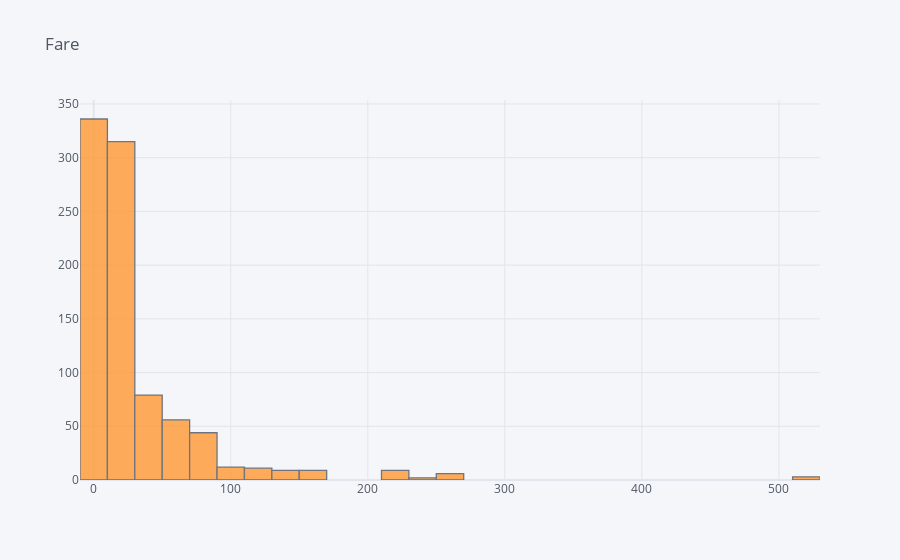

Notebook cell for this chart:
### Code cell
# with cufflinks
import cufflinks as cf
cf.go_offline()

df.Fare.iplot(kind='hist', bins=30, mode='overlay', title='Fare')

### Figure 1 — Plotly figure (JSON) as saved in the notebook; plotly's stock layout.template omitted (floating-point values rounded to 4 significant figures; data arrays with more than 128 entries replaced by an {"elided": "..."} marker saying what was removed)
{"data": [{"histfunc": "count", "histnorm": "", "marker": {"color": "rgba(255, 153, 51, 1.0)", "line": {"color": "#4D5663", "width": 1.3}}, "name": "Fare", "nbinsx": 30, "opacity": 0.8, "orientation": "v", "type": "histogram", "x": {"elided": "891 float values"}}], "layout": {"barmode": "overlay", "legend": {"bgcolor": "#F5F6F9", "font": {"color": "#4D5663"}}, "paper_bgcolor": "#F5F6F9", "plot_bgcolor": "#F5F6F9", "title": {"font": {"color": "#4D5663"}, "text": "Fare"}, "xaxis": {"gridcolor": "#E1E5ED", "showgrid": true, "tickfont": {"color": "#4D5663"}, "title": {"font": {"color": "#4D5663"}, "text": ""}, "zerolinecolor": "#E1E5ED"}, "yaxis": {"gridcolor": "#E1E5ED", "showgrid": true, "tickfont": {"color": "#4D5663"}, "title": {"font": {"color": "#4D5663"}, "text": ""}, "zerolinecolor": "#E1E5ED"}}}
